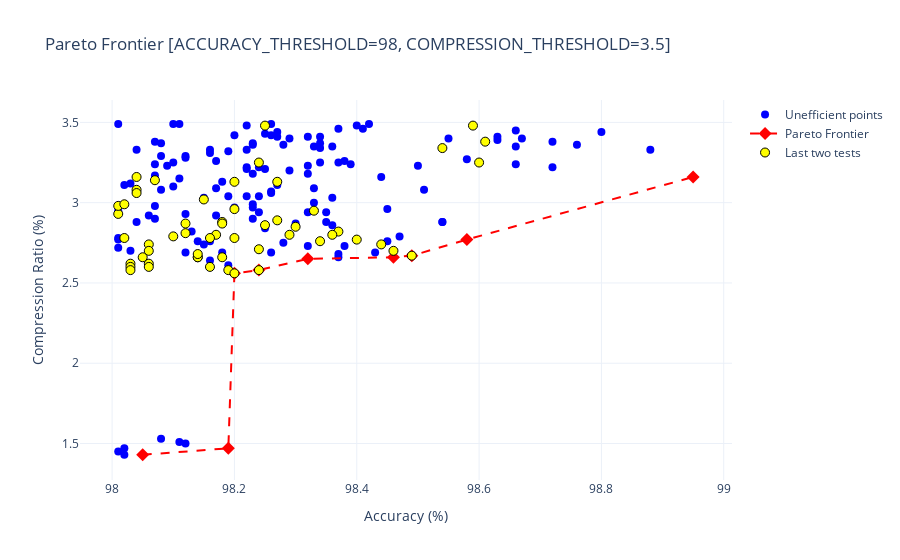

Here is the notebook cell this chart was saved with:
### Code cell
import os
import re
import pandas as pd
import plotly.graph_objects as go

# === Parametri di soglia ===
ACCURACY_THRESHOLD = 97.5
ACCURACY_THRESHOLD = 98 #zoomed
COMPRESSION_THRESHOLD = 3.5

# === Funzione per estrarre dati da un singolo file, inclusa intestazione params ===
def extract_metrics_from_file(filepath):
    results = []
    with open(filepath, 'r') as f:
        lines = f.readlines()

    # === Estrarre intestazione ===
    header_params = {}
    header_end_idx = None
    for i, line in enumerate(lines):
        if line.strip() == "------------------------------------------------------------":
            header_end_idx = i
            break

    if header_end_idx is not None:
        for line in lines[:header_end_idx]:
            line = line.strip()
            if '=' in line and not line.startswith('='):
                key, val = line.split('=', 1)
                header_params[key.strip()] = val.strip()

    current_var_name = None
    current_var_value = None

    for i, line in enumerate(lines):
        # Rileva blocco separatore
        if "------------------------------------------------------------" in line:
            # Estrai intestazione variabile nella riga successiva
            if i + 1 < len(lines):
                header_line = lines[i + 1].strip()
                match_header = re.match(r"([a-zA-Z_]+)\s*=\s*([0-9.]+)", header_line)
                if match_header:
                    current_var_name = match_header.group(1)
                    current_var_value = float(match_header.group(2))

        # === Caso 1: Riga con A_Q e zstd_ratio ===
        match_full_line = re.search(r"A_Q\s*=\s*([\d.]+).*?zstd_ratio\s*=\s*([\d.]+)%", line)
        if match_full_line:
            acc = float(match_full_line.group(1))
            ratio = float(match_full_line.group(2))
            if acc > ACCURACY_THRESHOLD and ratio < COMPRESSION_THRESHOLD:
                results.append({
                    'accuracy': acc,
                    'zstd_ratio': ratio,
                    'source': os.path.basename(filepath),
                    'var_name': current_var_name,
                    'var_value': current_var_value,
                    'header_params': header_params
                })
            continue

        # === Caso 2: Riga con 'to' e riga successiva con zstd_ratio ===
        if "to" in line:
            match_to = re.search(r'to\s+([\d.]+)', line)
            if match_to and i + 1 < len(lines):
                acc = float(match_to.group(1))
                next_line = lines[i + 1]
                match_ratio = re.search(r'zstd_ratio\s*=\s*([\d.]+)%', next_line)
                if match_ratio:
                    ratio = float(match_ratio.group(1))
                    if acc > ACCURACY_THRESHOLD and ratio < COMPRESSION_THRESHOLD:
                        results.append({
                            'accuracy': acc,
                            'zstd_ratio': ratio,
                            'source': os.path.basename(filepath),
                            'var_name': current_var_name,
                            'var_value': current_var_value,
                            'header_params': header_params
                        })
    return results

# === Lista e ordinamento file ===
file_list = [f for f in os.listdir('.') if f.startswith('output-Test-2025-')]
file_list.sort(key=lambda f: os.path.getmtime(f))
last_two_files = file_list[-2:] if len(file_list) >= 2 else file_list

# === Estrazione dati da tutti i file ===
all_data = []
for filename in file_list:
    all_data.extend(extract_metrics_from_file(filename))

df = pd.DataFrame(all_data)

# Flagga punti provenienti dagli ultimi 2 file
df['is_recent_file'] = df['source'].apply(lambda x: x in last_two_files)

# === Funzione per convertire dict header_params in stringa leggibile per tooltip ===
def header_params_to_str(params):
    return '<br>'.join([f"{k}={v}" for k, v in params.items()])

# Crea etichetta tooltip completa
df['label'] = df.apply(lambda row: 
    f"File: {row['source']}<br>"
    f"{row['var_name']} = {row['var_value']}<br>"
    f"Accuracy: {row['accuracy']}<br>"
    f"Compression: {row['zstd_ratio']}%<br>"
    f"<b>Params:</b><br>{header_params_to_str(row['header_params'])}", axis=1)

# === Calcola frontiera efficiente ===
def efficient_frontier(df):
    df_sorted = df.sort_values(by=['zstd_ratio', 'accuracy'], ascending=[True, False])
    frontier_rows = []
    max_acc = -1
    for _, row in df_sorted.iterrows():
        if row['accuracy'] > max_acc:
            frontier_rows.append(row)
            max_acc = row['accuracy']
    return pd.DataFrame(frontier_rows)

frontier_df = efficient_frontier(df)

# Etichetta per frontiera efficiente
frontier_df['label'] = frontier_df.apply(lambda row: 
    f"File: {row['source']}<br>"
    f"{row['var_name']} = {row['var_value']}<br>"
    f"Accuracy: {row['accuracy']}<br>"
    f"Compression: {row['zstd_ratio']}%<br>"
    f"<b>Params:</b><br>{header_params_to_str(row['header_params'])}", axis=1)

# Flag frontiera nel df principale
df['is_frontier'] = df.index.isin(frontier_df.index)

# === Separazione punti per colori e gruppi ===
recent_points = df[df['is_recent_file']]
blue_points = df[(~df['is_recent_file']) & (~df['is_frontier'])]
red_points = frontier_df

# === Plot con plotly ===
trace_blue = go.Scatter(
    x=blue_points['accuracy'],
    y=blue_points['zstd_ratio'],
    mode='markers',
    name='Unefficient points',
    marker=dict(size=8, color='blue'),
    text=blue_points['label'],
    hoverinfo='text'
)

trace_red = go.Scatter(
    x=red_points['accuracy'],
    y=red_points['zstd_ratio'],
    mode='markers+lines',
    name='Pareto Frontier',
    line=dict(color='red', width=2, dash='dash'),
    marker=dict(size=10, symbol='diamond'),
    text=red_points['label'],
    hoverinfo='text'
)

trace_yellow = go.Scatter(
    x=recent_points['accuracy'],
    y=recent_points['zstd_ratio'],
    mode='markers',
    name='Last two tests',
    marker=dict(size=9, color='yellow', line=dict(color='black', width=1)),
    text=recent_points['label'],
    hoverinfo='text'
)

fig = go.Figure(data=[trace_blue, trace_red, trace_yellow])

fig.update_layout(
    title=f'Pareto Frontier [ACCURACY_THRESHOLD={ACCURACY_THRESHOLD}, COMPRESSION_THRESHOLD={COMPRESSION_THRESHOLD}]',
    xaxis_title='Accuracy (%)',
    yaxis_title='Compression Ratio (%)',
    template='plotly_white'
)

fig.show()
